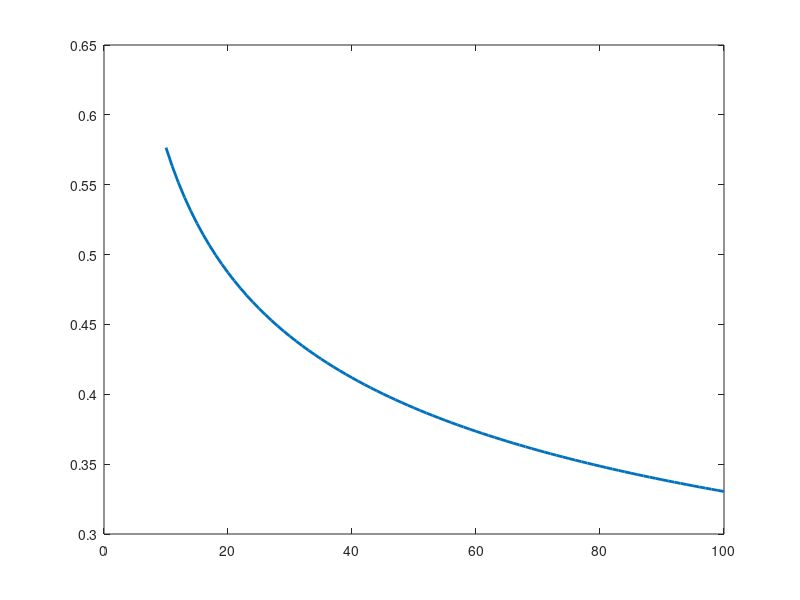

Here is the MATLAB script that generated this plot: (Note: this script raises an error after producing the figure.)
% Figure1: learning curves that cross
% and have the exactly the same AULC
% these learning curves are 'made up' and do not correspond
% to actual learning curves generated on data,
% since they are only used as illustration

close all;
clear all;

save_to_pdf = 0;

close all;

x = 10:100;
lw = 2;

y1 = x.^(-0.25)+0.3-0.4+0.11+0.0042;
y2 = (x*1000).^(-0.3)+0.6-0.4+0.1-0.05+0.11-0.0003;

y1trn = 1-y1.*0.25-0.65;
y2trn = 1-y2-0.22;

AULC_y1 = mean(y1);
AULC_y2 = mean(y2);
% note that the means are _exactly_ equal, and thus, in this case,
% the AULC cannot help us distuinguish these curves

figure;
fh1 = plot(x,y1,'LineWidth',lw);
blue = fh1.Color;
hold on;
fh2 = plot(x,y2,'LineWidth',lw);
red = fh2.Color;

xlabel('n','fontsize',16)
ylabel('error rate','fontsize',16)

axis([10 100 0.3 0.6])

set(gca,'XTick', [50, 100])
set(gca,'Ytick', [0.2, 0.4, 0.6])

a = get(gca,'XTickLabel');
set(gca,'XTickLabel',a,'fontsize',12)
a = get(gca,'YTickLabel');
set(gca,'YTickLabel',a,'fontsize',12)

set(gcf,'color','white')
box off

set(gcf,'Position',[680   735   427   243])

if (save_to_pdf == 1)
    addpath('export_fig');
    export_fig figure1.pdf
end
